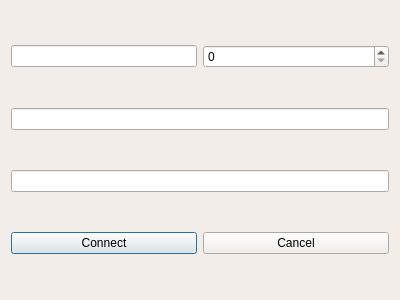
<?xml version="1.0" encoding="UTF-8"?>
<ui version="4.0">
 <class>ConnectionDialog</class>
 <widget class="QDialog" name="ConnectionDialog">
  <property name="geometry">
   <rect>
    <x>0</x>
    <y>0</y>
    <width>400</width>
    <height>300</height>
   </rect>
  </property>
  <property name="palette">
   <palette>
    <active>
     <colorrole role="WindowText">
      <brush brushstyle="SolidPattern">
       <color alpha="255">
        <red>0</red>
        <green>0</green>
        <blue>0</blue>
       </color>
      </brush>
     </colorrole>
     <colorrole role="Button">
      <brush brushstyle="SolidPattern">
       <color alpha="255">
        <red>242</red>
        <green>237</green>
        <blue>232</blue>
       </color>
      </brush>
     </colorrole>
     <colorrole role="Light">
      <brush brushstyle="SolidPattern">
       <color alpha="255">
        <red>255</red>
        <green>255</green>
        <blue>255</blue>
       </color>
      </brush>
     </colorrole>
     <colorrole role="Midlight">
      <brush brushstyle="SolidPattern">
       <color alpha="255">
        <red>248</red>
        <green>246</green>
        <blue>243</blue>
       </color>
      </brush>
     </colorrole>
     <colorrole role="Dark">
      <brush brushstyle="SolidPattern">
       <color alpha="255">
        <red>121</red>
        <green>119</green>
        <blue>116</blue>
       </color>
      </brush>
     </colorrole>
     <colorrole role="Mid">
      <brush brushstyle="SolidPattern">
       <color alpha="255">
        <red>161</red>
        <green>158</green>
        <blue>155</blue>
       </color>
      </brush>
     </colorrole>
     <colorrole role="Text">
      <brush brushstyle="SolidPattern">
       <color alpha="255">
        <red>0</red>
        <green>0</green>
        <blue>0</blue>
       </color>
      </brush>
     </colorrole>
     <colorrole role="BrightText">
      <brush brushstyle="SolidPattern">
       <color alpha="255">
        <red>255</red>
        <green>255</green>
        <blue>255</blue>
       </color>
      </brush>
     </colorrole>
     <colorrole role="ButtonText">
      <brush brushstyle="SolidPattern">
       <color alpha="255">
        <red>0</red>
        <green>0</green>
        <blue>0</blue>
       </color>
      </brush>
     </colorrole>
     <colorrole role="Base">
      <brush brushstyle="SolidPattern">
       <color alpha="255">
        <red>255</red>
        <green>255</green>
        <blue>255</blue>
       </color>
      </brush>
     </colorrole>
     <colorrole role="Window">
      <brush brushstyle="SolidPattern">
       <color alpha="255">
        <red>242</red>
        <green>237</green>
        <blue>232</blue>
       </color>
      </brush>
     </colorrole>
     <colorrole role="Shadow">
      <brush brushstyle="SolidPattern">
       <color alpha="255">
        <red>0</red>
        <green>0</green>
        <blue>0</blue>
       </color>
      </brush>
     </colorrole>
     <colorrole role="AlternateBase">
      <brush brushstyle="SolidPattern">
       <color alpha="255">
        <red>248</red>
        <green>246</green>
        <blue>243</blue>
       </color>
      </brush>
     </colorrole>
     <colorrole role="ToolTipBase">
      <brush brushstyle="SolidPattern">
       <color alpha="255">
        <red>255</red>
        <green>255</green>
        <blue>220</blue>
       </color>
      </brush>
     </colorrole>
     <colorrole role="ToolTipText">
      <brush brushstyle="SolidPattern">
       <color alpha="255">
        <red>0</red>
        <green>0</green>
        <blue>0</blue>
       </color>
      </brush>
     </colorrole>
     <colorrole role="PlaceholderText">
      <brush brushstyle="SolidPattern">
       <color alpha="127">
        <red>0</red>
        <green>0</green>
        <blue>0</blue>
       </color>
      </brush>
     </colorrole>
     <colorrole role="Accent">
      <brush brushstyle="SolidPattern">
       <color alpha="255">
        <red>255</red>
        <green>255</green>
        <blue>255</blue>
       </color>
      </brush>
     </colorrole>
    </active>
    <inactive>
     <colorrole role="WindowText">
      <brush brushstyle="SolidPattern">
       <color alpha="255">
        <red>0</red>
        <green>0</green>
        <blue>0</blue>
       </color>
      </brush>
     </colorrole>
     <colorrole role="Button">
      <brush brushstyle="SolidPattern">
       <color alpha="255">
        <red>242</red>
        <green>237</green>
        <blue>232</blue>
       </color>
      </brush>
     </colorrole>
     <colorrole role="Light">
      <brush brushstyle="SolidPattern">
       <color alpha="255">
        <red>255</red>
        <green>255</green>
        <blue>255</blue>
       </color>
      </brush>
     </colorrole>
     <colorrole role="Midlight">
      <brush brushstyle="SolidPattern">
       <color alpha="255">
        <red>248</red>
        <green>246</green>
        <blue>243</blue>
       </color>
      </brush>
     </colorrole>
     <colorrole role="Dark">
      <brush brushstyle="SolidPattern">
       <color alpha="255">
        <red>121</red>
        <green>119</green>
        <blue>116</blue>
       </color>
      </brush>
     </colorrole>
     <colorrole role="Mid">
      <brush brushstyle="SolidPattern">
       <color alpha="255">
        <red>161</red>
        <green>158</green>
        <blue>155</blue>
       </color>
      </brush>
     </colorrole>
     <colorrole role="Text">
      <brush brushstyle="SolidPattern">
       <color alpha="255">
        <red>0</red>
        <green>0</green>
        <blue>0</blue>
       </color>
      </brush>
     </colorrole>
     <colorrole role="BrightText">
      <brush brushstyle="SolidPattern">
       <color alpha="255">
        <red>255</red>
        <green>255</green>
        <blue>255</blue>
       </color>
      </brush>
     </colorrole>
     <colorrole role="ButtonText">
      <brush brushstyle="SolidPattern">
       <color alpha="255">
        <red>0</red>
        <green>0</green>
        <blue>0</blue>
       </color>
      </brush>
     </colorrole>
     <colorrole role="Base">
      <brush brushstyle="SolidPattern">
       <color alpha="255">
        <red>255</red>
        <green>255</green>
        <blue>255</blue>
       </color>
      </brush>
     </colorrole>
     <colorrole role="Window">
      <brush brushstyle="SolidPattern">
       <color alpha="255">
        <red>242</red>
        <green>237</green>
        <blue>232</blue>
       </color>
      </brush>
     </colorrole>
     <colorrole role="Shadow">
      <brush brushstyle="SolidPattern">
       <color alpha="255">
        <red>0</red>
        <green>0</green>
        <blue>0</blue>
       </color>
      </brush>
     </colorrole>
     <colorrole role="AlternateBase">
      <brush brushstyle="SolidPattern">
       <color alpha="255">
        <red>248</red>
        <green>246</green>
        <blue>243</blue>
       </color>
      </brush>
     </colorrole>
     <colorrole role="ToolTipBase">
      <brush brushstyle="SolidPattern">
       <color alpha="255">
        <red>255</red>
        <green>255</green>
        <blue>220</blue>
       </color>
      </brush>
     </colorrole>
     <colorrole role="ToolTipText">
      <brush brushstyle="SolidPattern">
       <color alpha="255">
        <red>0</red>
        <green>0</green>
        <blue>0</blue>
       </color>
      </brush>
     </colorrole>
     <colorrole role="PlaceholderText">
      <brush brushstyle="SolidPattern">
       <color alpha="127">
        <red>0</red>
        <green>0</green>
        <blue>0</blue>
       </color>
      </brush>
     </colorrole>
     <colorrole role="Accent">
      <brush brushstyle="SolidPattern">
       <color alpha="255">
        <red>255</red>
        <green>255</green>
        <blue>255</blue>
       </color>
      </brush>
     </colorrole>
    </inactive>
    <disabled>
     <colorrole role="WindowText">
      <brush brushstyle="SolidPattern">
       <color alpha="255">
        <red>121</red>
        <green>119</green>
        <blue>116</blue>
       </color>
      </brush>
     </colorrole>
     <colorrole role="Button">
      <brush brushstyle="SolidPattern">
       <color alpha="255">
        <red>242</red>
        <green>237</green>
        <blue>232</blue>
       </color>
      </brush>
     </colorrole>
     <colorrole role="Light">
      <brush brushstyle="SolidPattern">
       <color alpha="255">
        <red>255</red>
        <green>255</green>
        <blue>255</blue>
       </color>
      </brush>
     </colorrole>
     <colorrole role="Midlight">
      <brush brushstyle="SolidPattern">
       <color alpha="255">
        <red>248</red>
        <green>246</green>
        <blue>243</blue>
       </color>
      </brush>
     </colorrole>
     <colorrole role="Dark">
      <brush brushstyle="SolidPattern">
       <color alpha="255">
        <red>121</red>
        <green>119</green>
        <blue>116</blue>
       </color>
      </brush>
     </colorrole>
     <colorrole role="Mid">
      <brush brushstyle="SolidPattern">
       <color alpha="255">
        <red>161</red>
        <green>158</green>
        <blue>155</blue>
       </color>
      </brush>
     </colorrole>
     <colorrole role="Text">
      <brush brushstyle="SolidPattern">
       <color alpha="255">
        <red>121</red>
        <green>119</green>
        <blue>116</blue>
       </color>
      </brush>
     </colorrole>
     <colorrole role="BrightText">
      <brush brushstyle="SolidPattern">
       <color alpha="255">
        <red>255</red>
        <green>255</green>
        <blue>255</blue>
       </color>
      </brush>
     </colorrole>
     <colorrole role="ButtonText">
      <brush brushstyle="SolidPattern">
       <color alpha="255">
        <red>121</red>
        <green>119</green>
        <blue>116</blue>
       </color>
      </brush>
     </colorrole>
     <colorrole role="Base">
      <brush brushstyle="SolidPattern">
       <color alpha="255">
        <red>242</red>
        <green>237</green>
        <blue>232</blue>
       </color>
      </brush>
     </colorrole>
     <colorrole role="Window">
      <brush brushstyle="SolidPattern">
       <color alpha="255">
        <red>242</red>
        <green>237</green>
        <blue>232</blue>
       </color>
      </brush>
     </colorrole>
     <colorrole role="Shadow">
      <brush brushstyle="SolidPattern">
       <color alpha="255">
        <red>0</red>
        <green>0</green>
        <blue>0</blue>
       </color>
      </brush>
     </colorrole>
     <colorrole role="AlternateBase">
      <brush brushstyle="SolidPattern">
       <color alpha="255">
        <red>242</red>
        <green>237</green>
        <blue>232</blue>
       </color>
      </brush>
     </colorrole>
     <colorrole role="ToolTipBase">
      <brush brushstyle="SolidPattern">
       <color alpha="255">
        <red>255</red>
        <green>255</green>
        <blue>220</blue>
       </color>
      </brush>
     </colorrole>
     <colorrole role="ToolTipText">
      <brush brushstyle="SolidPattern">
       <color alpha="255">
        <red>0</red>
        <green>0</green>
        <blue>0</blue>
       </color>
      </brush>
     </colorrole>
     <colorrole role="PlaceholderText">
      <brush brushstyle="SolidPattern">
       <color alpha="127">
        <red>121</red>
        <green>119</green>
        <blue>116</blue>
       </color>
      </brush>
     </colorrole>
     <colorrole role="Accent">
      <brush brushstyle="SolidPattern">
       <color alpha="255">
        <red>255</red>
        <green>255</green>
        <blue>255</blue>
       </color>
      </brush>
     </colorrole>
    </disabled>
   </palette>
  </property>
  <property name="windowTitle">
   <string>Connection Window</string>
  </property>
  <layout class="QGridLayout" name="gridLayout_2">
   <item row="0" column="1">
    <widget class="QSpinBox" name="portSpinBox">
     <property name="maximum">
      <number>999999</number>
     </property>
    </widget>
   </item>
   <item row="0" column="0">
    <widget class="QLineEdit" name="hostLineEdit">
     <property name="sizePolicy">
      <sizepolicy hsizetype="Preferred" vsizetype="Fixed">
       <horstretch>0</horstretch>
       <verstretch>0</verstretch>
      </sizepolicy>
     </property>
    </widget>
   </item>
   <item row="1" column="0" colspan="2">
    <widget class="QLineEdit" name="dbNameLineEdit"/>
   </item>
   <item row="2" column="0" colspan="2">
    <widget class="QLineEdit" name="passLineEdit"/>
   </item>
   <item row="3" column="0">
    <widget class="QPushButton" name="connectPushButton">
     <property name="text">
      <string>Connect</string>
     </property>
    </widget>
   </item>
   <item row="3" column="1">
    <widget class="QPushButton" name="cancelPushButton">
     <property name="text">
      <string>Cancel</string>
     </property>
    </widget>
   </item>
  </layout>
 </widget>
 <resources/>
 <connections/>
</ui>
